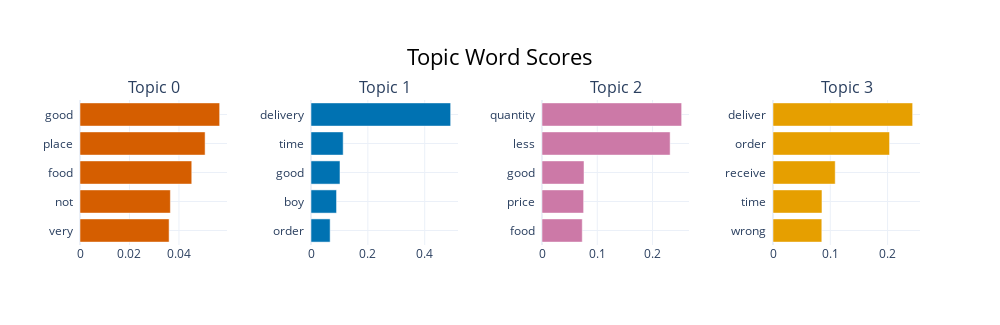

The notebook cell saved with this chart:
### Code cell
topic_model.visualize_barchart()

### Figure 1 — Plotly figure (JSON) as saved in the notebook; plotly's stock layout.template omitted (floating-point values rounded to 4 significant figures)
{"data": [{"marker": {"color": "#D55E00"}, "orientation": "h", "type": "bar", "x": [0.03601, 0.03652, 0.04517, 0.05056, 0.05644], "xaxis": "x", "y": ["very  ", "not  ", "food  ", "place  ", "good  "], "yaxis": "y"}, {"marker": {"color": "#0072B2"}, "orientation": "h", "type": "bar", "x": [0.06733, 0.08987, 0.102, 0.1132, 0.4913], "xaxis": "x2", "y": ["order  ", "boy  ", "good  ", "time  ", "delivery  "], "yaxis": "y2"}, {"marker": {"color": "#CC79A7"}, "orientation": "h", "type": "bar", "x": [0.07288, 0.07533, 0.07603, 0.2319, 0.2528], "xaxis": "x3", "y": ["food  ", "price  ", "good  ", "less  ", "quantity  "], "yaxis": "y3"}, {"marker": {"color": "#E69F00"}, "orientation": "h", "type": "bar", "x": [0.08519, 0.08546, 0.1086, 0.2034, 0.2437], "xaxis": "x4", "y": ["wrong  ", "time  ", "receive  ", "order  ", "deliver  "], "yaxis": "y4"}], "layout": {"annotations": [{"font": {"size": 16}, "showarrow": false, "text": "Topic 0", "x": 0.0875, "xanchor": "center", "xref": "paper", "y": 1, "yanchor": "bottom", "yref": "paper"}, {"font": {"size": 16}, "showarrow": false, "text": "Topic 1", "x": 0.3625, "xanchor": "center", "xref": "paper", "y": 1, "yanchor": "bottom", "yref": "paper"}, {"font": {"size": 16}, "showarrow": false, "text": "Topic 2", "x": 0.6375, "xanchor": "center", "xref": "paper", "y": 1, "yanchor": "bottom", "yref": "paper"}, {"font": {"size": 16}, "showarrow": false, "text": "Topic 3", "x": 0.9125, "xanchor": "center", "xref": "paper", "y": 1, "yanchor": "bottom", "yref": "paper"}], "height": 325, "hoverlabel": {"bgcolor": "white", "font": {"family": "Rockwell", "size": 16}}, "showlegend": false, "title": {"font": {"color": "Black", "size": 22}, "text": "Topic Word Scores", "x": 0.5, "xanchor": "center", "yanchor": "top"}, "width": 1000, "xaxis": {"anchor": "y", "domain": [0, 0.175], "showgrid": true}, "xaxis2": {"anchor": "y2", "domain": [0.275, 0.45], "showgrid": true}, "xaxis3": {"anchor": "y3", "domain": [0.55, 0.725], "showgrid": true}, "xaxis4": {"anchor": "y4", "domain": [0.825, 1], "showgrid": true}, "yaxis": {"anchor": "x", "domain": [0, 1], "showgrid": true}, "yaxis2": {"anchor": "x2", "domain": [0, 1], "showgrid": true}, "yaxis3": {"anchor": "x3", "domain": [0, 1], "showgrid": true}, "yaxis4": {"anchor": "x4", "domain": [0, 1], "showgrid": true}}}
